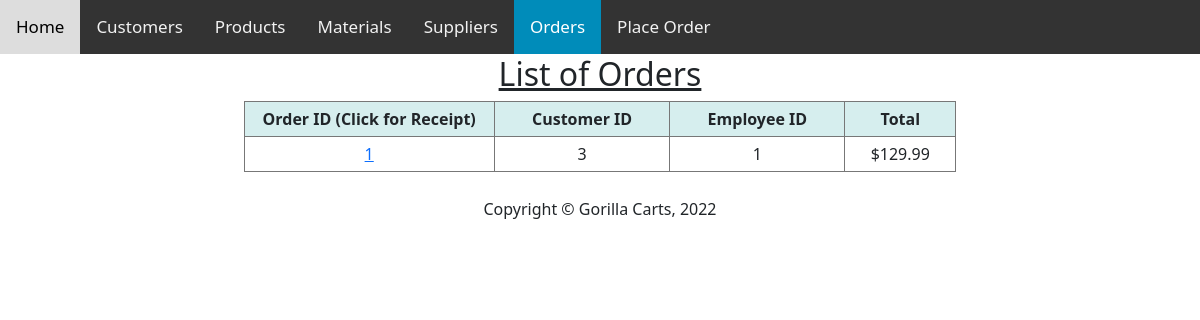
The page /orders on the database as committed earlier.
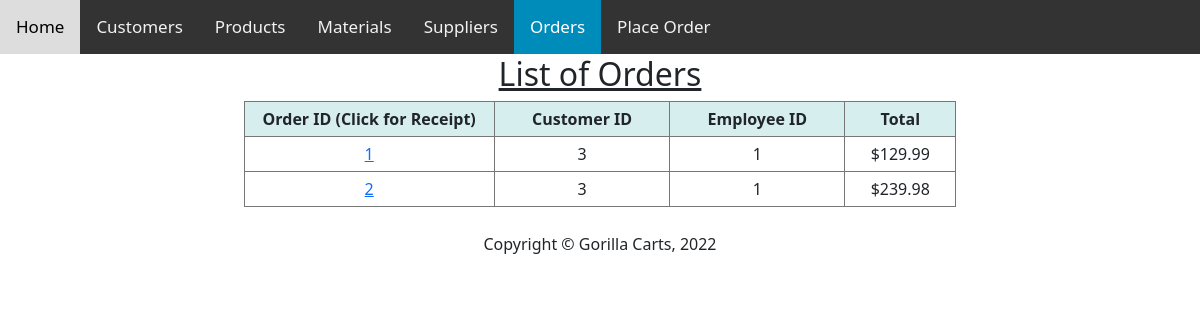
The same page on the database as committed later.
### tables this page shows
CREATE TABLE Orders (OrderID integer PRIMARY KEY AUTOINCREMENT, CustomerID integer, EmpID integer, Total double,Date text,ZIP text, FOREIGN KEY(CustomerID) REFERENCES Customers(CustomerID), FOREIGN KEY(ZIP) REFERENCES Customers(ZIP),FOREIGN KEY(EmpID) REFERENCES Staff(EmployeeID));

### app.py (the view)
@app.route("/orders", methods=["GET","POST"]) # Decorator
def orderslist():
    if request.method == "GET":
        bList=Cart.getAllOrders()
        return render_template('orders.html',message=bList)
    elif request.method == "POST":
        title = getIntegerFormVariable("title")
        bList=Cart.getAllOrders()
        delEstimates_DB(title)
        bDict=Cart.getAllOrders()
        return render_template('orders.html',message=bDict )

### templates/orders.html (shortened to what this page needs)
{% extends "layout.html" %}
{% block head %}
    <div class="topnav">
      <a href="/index">Home</a>
      <a href="/customers">Customers</a>
      <a href="/products">Products</a>
      <a href="/materials">Materials</a>
      <a href="/suppliers">Suppliers</a>
      <a class="active" href="/orders">Orders</a>
      <a href="/placeorder">Place Order</a>
    </div>
{% endblock %}
{% block body %}
<form>
     <H2><u>List of Orders</u></H2>
     <TABLE style="border-collapse: collapse;">
         <TR style="background-color: #D6EEEE;">
            <TH style="padding: 5px; border: solid 1px #777; width:250px;">Order ID (Click for Receipt)</TD>
            <TH style="padding: 5px; border: solid 1px #777;">Customer ID</TD>
            <TH style="padding: 5px; border: solid 1px #777;">Employee ID</TD>
            <TH style="padding: 5px; border: solid 1px #777;">Total</TD>
        </TH>
         {% for b in message %}
             <TR>
                  <TD style="padding: 5px; border: solid 1px #777;"><a href="/orderdetails/{{b.OrderID}}">{{b.OrderID}}</a></TD>
                  <TD style="padding: 5px; border: solid 1px #777;">{{b.CustomerID}}</TD>
                  <TD style="padding: 5px; border: solid 1px #777;">{{b.EmpID}}</TD>
                  <TD style="padding: 5px; border: solid 1px #777;">${{"{:.2f}".format(b.Total)}}</TD>
             </TR>
         {% endfor %}
     </TABLE>
     <br>
{% endblock %}

Rows that differ between the two databases and show on the page:
added Orders: OrderID "2", CustomerID "3", EmpID "1", Total "239.98"
